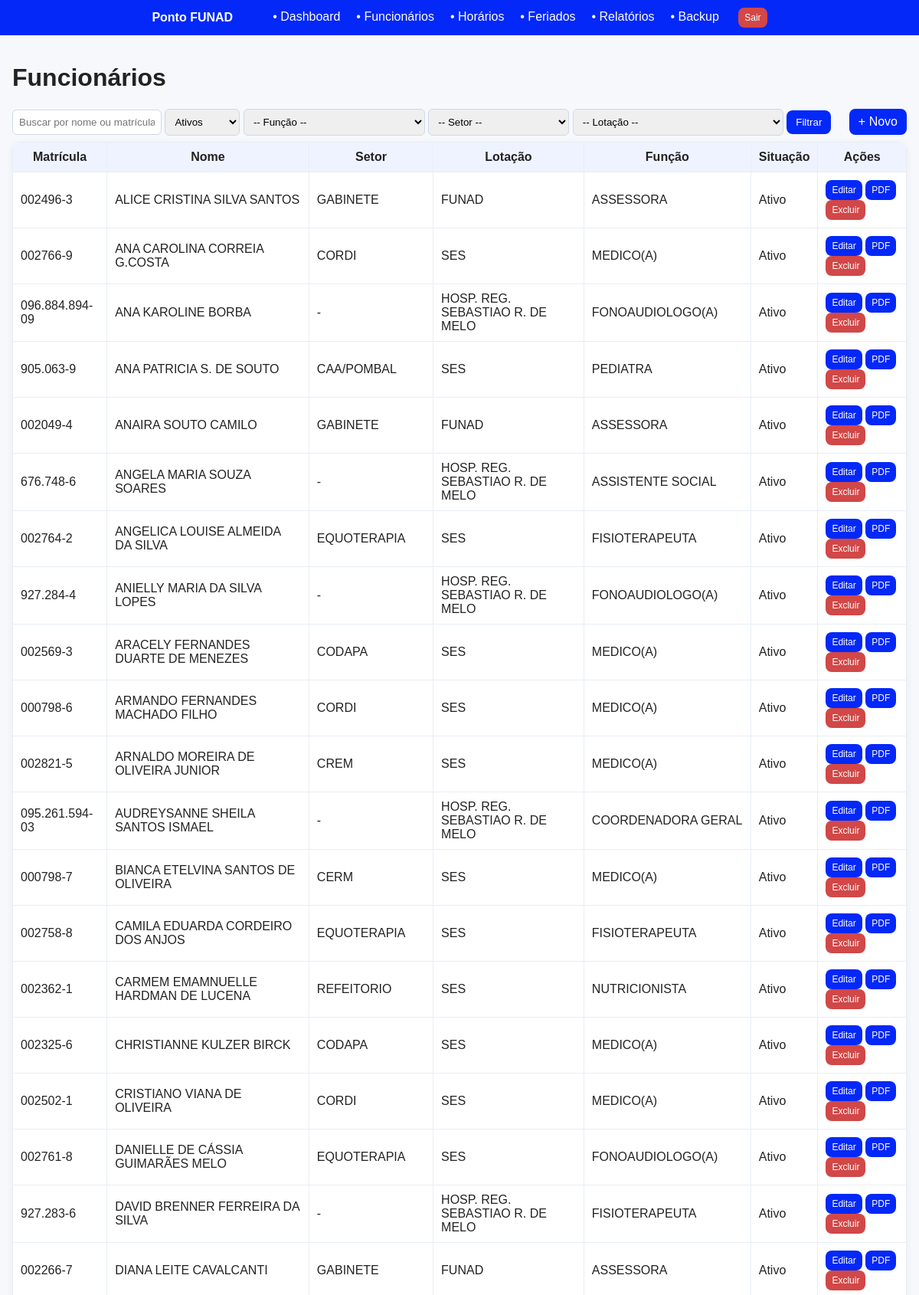
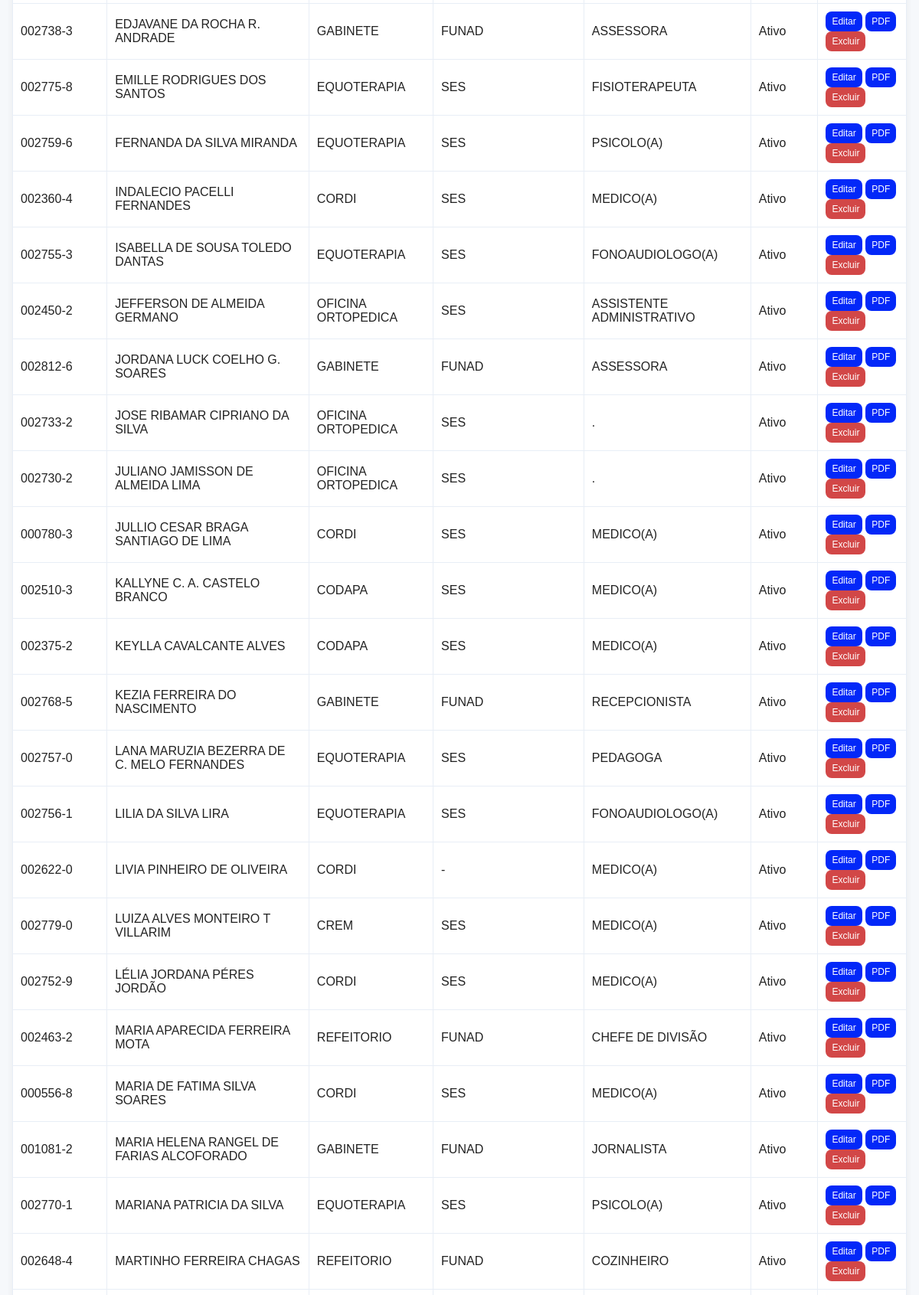
The app's page /funcionarios (signed in, upper part) with its own data (2 pictures, top to bottom).
### app.py (models this page shows)
class Funcionario(db.Model):
    id = db.Column(db.String, primary_key=True)
    nome = db.Column(db.String(120), nullable=False)
    setor = db.Column(db.String(120))
    lotacao = db.Column(db.String(120))
    funcao = db.Column(db.String(120))
    admissao = db.Column(db.Date, nullable=True)
    demissao = db.Column(db.Date, nullable=True)
    schedule_id = db.Column(db.Integer, db.ForeignKey("schedule.id"), nullable=True)
    schedule = db.relationship("Schedule", backref="funcionarios")

### app.py (the view)
@app.route("/funcionarios")
@login_required
def funcionarios():
    busca = request.args.get("busca","").strip(); setor = request.args.get("setor","").strip(); lotacao = request.args.get("lotacao","").strip(); funcao = request.args.get("funcao","").strip()
    situacao = request.args.get("situacao","Ativos")
    q = Funcionario.query
    if busca:
        like = f"%{busca}%"; q = q.filter((Funcionario.nome.ilike(like)) | (Funcionario.id.ilike(like)))
    if funcao: q = q.filter(Funcionario.funcao == funcao)
    if setor: q = q.filter(Funcionario.setor == setor)
    if lotacao: q = q.filter(Funcionario.lotacao == lotacao)
    if situacao=="Ativos": q = q.filter(Funcionario.demissao == None)
    elif situacao=="Demitidos": q = q.filter(Funcionario.demissao != None)
    funcionarios = q.order_by(Funcionario.nome.asc()).all()
    setores = sorted({f.setor for f in Funcionario.query.all() if f.setor});
    lotacoes = sorted({f.lotacao for f in Funcionario.query.all() if f.lotacao});
    funcoes = sorted({f.funcao for f in Funcionario.query.all() if f.funcao})
    return render_template("funcionarios.html", funcionarios=funcionarios, filtros=dict(busca=busca,setor=setor,lotacao=lotacao, funcao=funcao, situacao=situacao), setores=setores, lotacoes=lotacoes, funcoes=funcoes)

### app.py (called while the page is built)
@login_manager.user_loader
def load_user(user_id): return User.query.get(int(user_id))

@app.before_request
def make_session_non_permanent():
    session.permanent = False

### templates/funcionarios.html (shortened to what this page needs)
{% extends 'base.html' %}
{% block content %}
<h1>Funcionários</h1>
<div class="toolbar">
  <form method="get" class="filters">
    <input type="text" name="busca" placeholder="Buscar por nome ou matrícula" value="{{ filtros.busca }}">
<select name="situacao">
  <option value="Ativos" {% if filtros.situacao == 'Ativos' %}selected{% endif %}>Ativos</option>
</select>
<select name="funcao">
  <option value="">-- Função --</option>
</select>
    <select name="setor">
  <option value="">-- Setor --</option>
</select>
<select name="lotacao">
  <option value="">-- Lotação --</option>
</select>
    <button type="submit" class="btn">Filtrar</button>
  </form>
  <div>
    <a class="btn" href="{{ url_for('funcionario_novo') }}">+ Novo</a>
  </div>
</div>
<table class="table">
  <thead><tr><th>Matrícula</th><th>Nome</th><th>Setor</th><th>Lotação</th><th>Função</th><th>Situação</th><th>Ações</th></tr></thead>
  <tbody>
  {% for f in funcionarios %}
    <tr>
      <td>{{ f.id }}</td>
      <td>{{ f.nome }}</td>
      <td>{{ f.setor or '-' }}</td>
      <td>{{ f.lotacao or '-' }}</td>
      <td>{{ f.funcao or '-' }}</td>
      <td>{{ 'Ativo' if not f.demissao else 'Demitido' }}</td>
      <td>
        <a class="btn small" href="{{ url_for('funcionario_editar', matricula=f.id) }}">Editar</a>
        <a class="btn small" href="{{ url_for('relatorio_individual', matricula=f.id) }}">PDF</a>
        <form action="{{ url_for('funcionario_excluir', matricula=f.id) }}" method="post" style="display:inline" onsubmit="return confirm('Excluir?');">
          <button class="btn danger small" type="submit">Excluir</button>
        </form>
      </td>
    </tr>
  {% endfor %}
  </tbody>
</table>
{% endblock %}

### static/style.css (style rules this page uses)
* { box-sizing:border-box }
body { font-family:Arial,Helvetica,sans-serif;margin:0;background:#f6f8fb;color:#222 }
.table { width:100%;border-collapse:collapse;background:#ffffff;border-radius:10px;overflow:hidden;box-shadow:0 2px 8px rgba(0,0,0,.06) }
.table th,.table td { padding:10px;border:1px solid #e8eef6 }
.table thead { background:#eef3ff }
input,select { padding:8px;border:1px solid #cfd8ea;border-radius:6px }
.btn { background:#0328f8;color:#ffffff;border:none;padding:8px 12px;border-radius:8px;text-decoration:none;cursor:pointer;display:inline-block }
.btn.small { padding:6px 8px;font-size:12px }
.btn.danger { background:#d24747 }
.toolbar { display:flex;align-items:center;justify-content:space-between;margin-bottom:8px;gap:8px;flex-wrap:wrap }

### records on screen
Funcionario: id "002496-3", nome "ALICE CRISTINA SILVA SANTOS", setor "GABINETE", lotacao "FUNAD", funcao "ASSESSORA", demissao "Ativo"
Funcionario: id "002766-9", nome "ANA CAROLINA CORREIA G.COSTA", setor "CORDI", lotacao "SES", funcao "MEDICO(A)", demissao "Ativo"
Funcionario: id "096.884.894-09", nome "ANA KAROLINE BORBA", setor "-", lotacao "HOSP. REG. SEBASTIAO R. DE MELO", funcao "FONOAUDIOLOGO(A)", demissao "Ativo"
Funcionario: id "905.063-9", nome "ANA PATRICIA S. DE SOUTO", setor "CAA/POMBAL", lotacao "SES", funcao "PEDIATRA", demissao "Ativo"
Funcionario: id "002049-4", nome "ANAIRA SOUTO CAMILO", setor "GABINETE", lotacao "FUNAD", funcao "ASSESSORA", demissao "Ativo"
Funcionario: id "676.748-6", nome "ANGELA MARIA SOUZA SOARES", setor "-", lotacao "HOSP. REG. SEBASTIAO R. DE MELO", funcao "ASSISTENTE SOCIAL", demissao "Ativo"
Funcionario: id "002764-2", nome "ANGELICA LOUISE ALMEIDA DA SILVA", setor "EQUOTERAPIA", lotacao "SES", funcao "FISIOTERAPEUTA", demissao "Ativo"
Funcionario: id "927.284-4", nome "ANIELLY MARIA DA SILVA LOPES", setor "-", lotacao "HOSP. REG. SEBASTIAO R. DE MELO", funcao "FONOAUDIOLOGO(A)", demissao "Ativo"
Funcionario: id "002569-3", nome "ARACELY FERNANDES DUARTE DE MENEZES", setor "CODAPA", lotacao "SES", funcao "MEDICO(A)", demissao "Ativo"
Funcionario: id "000798-6", nome "ARMANDO FERNANDES MACHADO FILHO", setor "CORDI", lotacao "SES", funcao "MEDICO(A)", demissao "Ativo"
Funcionario: id "002821-5", nome "ARNALDO MOREIRA DE OLIVEIRA JUNIOR", setor "CREM", lotacao "SES", funcao "MEDICO(A)", demissao "Ativo"
Funcionario: id "095.261.594-03", nome "AUDREYSANNE SHEILA SANTOS ISMAEL", setor "-", lotacao "HOSP. REG. SEBASTIAO R. DE MELO", funcao "COORDENADORA GERAL", demissao "Ativo"
Funcionario: id "000798-7", nome "BIANCA ETELVINA SANTOS DE OLIVEIRA", setor "CERM", lotacao "SES", funcao "MEDICO(A)", demissao "Ativo"
Funcionario: id "002758-8", nome "CAMILA EDUARDA CORDEIRO DOS ANJOS", setor "EQUOTERAPIA", lotacao "SES", funcao "FISIOTERAPEUTA", demissao "Ativo"
Funcionario: id "002362-1", nome "CARMEM EMAMNUELLE HARDMAN DE LUCENA", setor "REFEITORIO", lotacao "SES", funcao "NUTRICIONISTA", demissao "Ativo"
Funcionario: id "002325-6", nome "CHRISTIANNE KULZER BIRCK", setor "CODAPA", lotacao "SES", funcao "MEDICO(A)", demissao "Ativo"
Funcionario: id "002502-1", nome "CRISTIANO VIANA DE OLIVEIRA", setor "CORDI", lotacao "SES", funcao "MEDICO(A)", demissao "Ativo"
Funcionario: id "002761-8", nome "DANIELLE DE CÁSSIA GUIMARÃES MELO", setor "EQUOTERAPIA", lotacao "SES", funcao "FONOAUDIOLOGO(A)", demissao "Ativo"
Funcionario: id "927.283-6", nome "DAVID BRENNER FERREIRA DA SILVA", setor "-", lotacao "HOSP. REG. SEBASTIAO R. DE MELO", funcao "FISIOTERAPEUTA", demissao "Ativo"
Funcionario: id "002266-7", nome "DIANA LEITE CAVALCANTI", setor "GABINETE", lotacao "FUNAD", funcao "ASSESSORA", demissao "Ativo"
Funcionario: id "002738-3", nome "EDJAVANE DA ROCHA R. ANDRADE", setor "GABINETE", lotacao "FUNAD", funcao "ASSESSORA", demissao "Ativo"
Funcionario: id "002775-8", nome "EMILLE RODRIGUES DOS SANTOS", setor "EQUOTERAPIA", lotacao "SES", funcao "FISIOTERAPEUTA", demissao "Ativo"
Funcionario: id "002759-6", nome "FERNANDA DA SILVA MIRANDA", setor "EQUOTERAPIA", lotacao "SES", funcao "PSICOLO(A)", demissao "Ativo"
Funcionario: id "002360-4", nome "INDALECIO PACELLI FERNANDES", setor "CORDI", lotacao "SES", funcao "MEDICO(A)", demissao "Ativo"
Funcionario: id "002755-3", nome "ISABELLA DE SOUSA TOLEDO DANTAS", setor "EQUOTERAPIA", lotacao "SES", funcao "FONOAUDIOLOGO(A)", demissao "Ativo"
Funcionario: id "002450-2", nome "JEFFERSON DE ALMEIDA GERMANO", setor "OFICINA ORTOPEDICA", lotacao "SES", funcao "ASSISTENTE ADMINISTRATIVO", demissao "Ativo"
Funcionario: id "002812-6", nome "JORDANA LUCK COELHO G. SOARES", setor "GABINETE", lotacao "FUNAD", funcao "ASSESSORA", demissao "Ativo"
Funcionario: id "002733-2", nome "JOSE RIBAMAR CIPRIANO DA SILVA", setor "OFICINA ORTOPEDICA", lotacao "SES", funcao ".", demissao "Ativo"
Funcionario: id "002730-2", nome "JULIANO JAMISSON DE ALMEIDA LIMA", setor "OFICINA ORTOPEDICA", lotacao "SES", funcao ".", demissao "Ativo"
Funcionario: id "000780-3", nome "JULLIO CESAR BRAGA SANTIAGO DE LIMA", setor "CORDI", lotacao "SES", funcao "MEDICO(A)", demissao "Ativo"
Funcionario: id "002510-3", nome "KALLYNE C. A. CASTELO BRANCO", setor "CODAPA", lotacao "SES", funcao "MEDICO(A)", demissao "Ativo"
Funcionario: id "002375-2", nome "KEYLLA CAVALCANTE ALVES", setor "CODAPA", lotacao "SES", funcao "MEDICO(A)", demissao "Ativo"
Funcionario: id "002768-5", nome "KEZIA FERREIRA DO NASCIMENTO", setor "GABINETE", lotacao "FUNAD", funcao "RECEPCIONISTA", demissao "Ativo"
Funcionario: id "002757-0", nome "LANA MARUZIA BEZERRA DE C. MELO FERNANDES", setor "EQUOTERAPIA", lotacao "SES", funcao "PEDAGOGA", demissao "Ativo"
Funcionario: id "002756-1", nome "LILIA DA SILVA LIRA", setor "EQUOTERAPIA", lotacao "SES", funcao "FONOAUDIOLOGO(A)", demissao "Ativo"
Funcionario: id "002622-0", nome "LIVIA PINHEIRO DE OLIVEIRA", setor "CORDI", lotacao "-", funcao "MEDICO(A)", demissao "Ativo"
Funcionario: id "002779-0", nome "LUIZA ALVES MONTEIRO T VILLARIM", setor "CREM", lotacao "SES", funcao "MEDICO(A)", demissao "Ativo"
Funcionario: id "002752-9", nome "LÉLIA JORDANA PÉRES JORDÃO", setor "CORDI", lotacao "SES", funcao "MEDICO(A)", demissao "Ativo"
Funcionario: id "002463-2", nome "MARIA APARECIDA FERREIRA MOTA", setor "REFEITORIO", lotacao "FUNAD", funcao "CHEFE DE DIVISÃO", demissao "Ativo"
Funcionario: id "000556-8", nome "MARIA DE FATIMA SILVA SOARES", setor "CORDI", lotacao "SES", funcao "MEDICO(A)", demissao "Ativo"
Funcionario: id "001081-2", nome "MARIA HELENA RANGEL DE FARIAS ALCOFORADO", setor "GABINETE", lotacao "FUNAD", funcao "JORNALISTA", demissao "Ativo"
Funcionario: id "002770-1", nome "MARIANA PATRICIA DA SILVA", setor "EQUOTERAPIA", lotacao "SES", funcao "PSICOLO(A)", demissao "Ativo"
Funcionario: id "002648-4", nome "MARTINHO FERREIRA CHAGAS", setor "REFEITORIO", lotacao "FUNAD", funcao "COZINHEIRO", demissao "Ativo"
